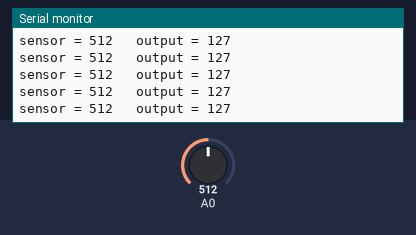
A sketch run on a simulated Arduino Uno, built with avr-gcc and run on an emulated ATmega328P. Shown: the last lines printed to the serial monitor. The test bench sets the inputs (shaded band); at power-on: A0 = 512.

Above: at 1.2 s.
1.3 s: A0 set to 716
At 1.31 s:
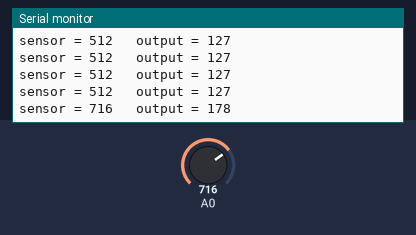
2.8 s: A0 set to 900
At 2.82 s:
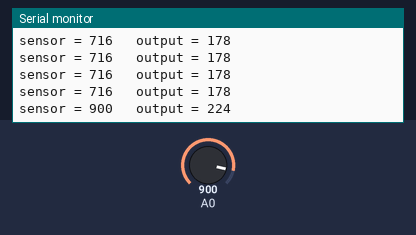
Timing chart, 0 to 5.8 s (numbered marks = the images above; inputs shaded):
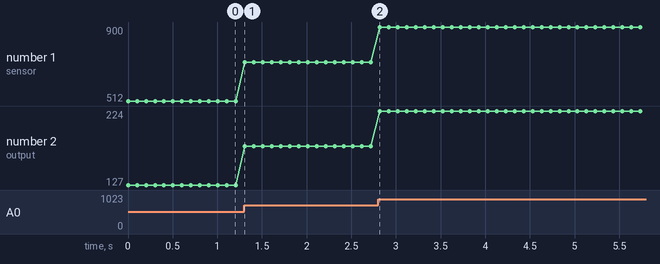

Measured:
- after the input at 1.3 s, the serial monitor: prints a new line at once (image 1)
- after the input at 2.8 s, the serial monitor: prints a new line at once (image 2)
- plotted number 1: 512 → 716 after the input at 1.3 s, 716 → 900 after the input at 2.8 s
- plotted number 2: 127 → 178 after the input at 1.3 s, 178 → 224 after the input at 2.8 s

The sketch:

potentiometer.ino
```cpp
int analogValue;
// hold mapped value
int mappedValue;

void setup() {
  // put your setup code here, to run once:
  // start communication with serial monitor
  Serial.begin(9600);
}

void loop() {
  // put your main code here, to run repeatedly:
  // zero is the pin number
  analogValue = analogRead(0);
  // analog output has a max of 255 so need to map value
  mappedValue = map(analogValue, 0, 1023, 0, 255);
  Serial.print("sensor = ");
  Serial.print(analogValue);
  Serial.print("\t output = ");
  Serial.println(mappedValue);
  // make the display of numbers smoother
  delay(100);
}
```
